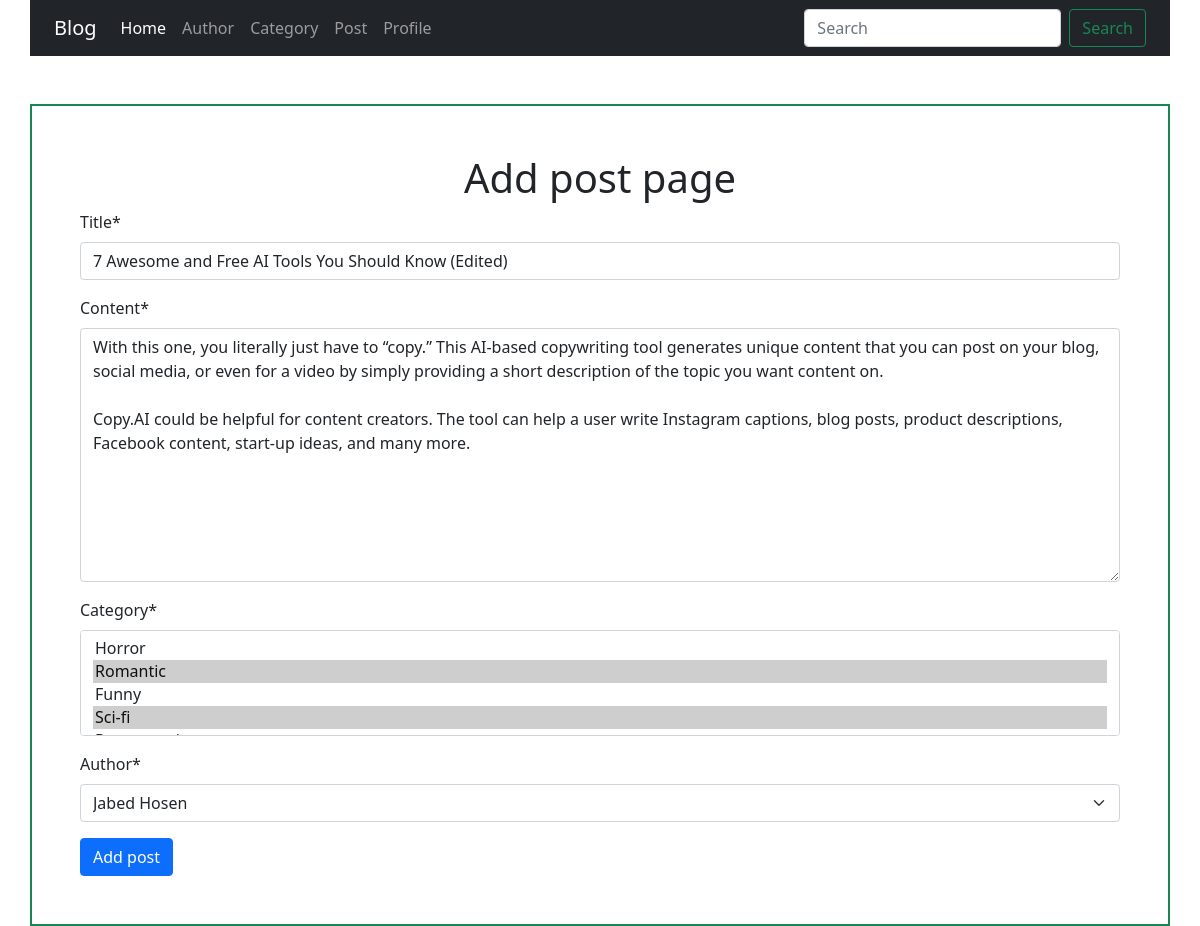
Screenshot of /post/edit/3 with the database file from the repository.
### posts/models.py (models this page shows, shortened)
class Post(models.Model):
    title = models.CharField(max_length=255)
    content = models.TextField()
    category = models.ManyToManyField(Category) # ekta post multiple category er moddhe thakte pare abar ekta category er moddhe multiple post thakte pare
    author = models.ForeignKey(Author, on_delete=models.CASCADE)

### posts/views.py (the view, shortened to what this page needs)
# urls.py: path('edit/<int:id>', views.edit_post, name='edit_post'),
def edit_post(request, id):
    post = models.Post.objects.get(pk=id)
    post_form = forms.PostForm(instance=post)
    return render(request, 'add_post.html', {'form' : post_form})

### posts/forms.py
class PostForm(forms.ModelForm):
    class Meta:
        model = Post
        fields = '__all__'

### author/models.py (called while the page is built)
    def __str__(self) -> str:
        return self.name

### categories/models.py (called while the page is built)
    def __str__(self) -> str:
        return self.name

### posts/templates/add_post.html (shortened to what this page needs)
{% extends 'base.html' %}
{% load crispy_forms_tags %}
{% block content %}
<form class="container border border-2 border-success p-5 mt-5" method="POST">
  <h1 class="text-center">Add post page</h1>
  {{form|crispy}}
  <button type="submit" class="btn btn-primary">Add post</button>
</form>
{% endblock %}

### rows the page displays
Post: title "7 Awesome and Free AI Tools You Should Know (Edited)", content "With this one, you literally just have to “copy.” This AI-based copywriting tool generates unique content that you can post on your blog, social media, or even for a video by simply providing a short description of the topic you want content on. Copy.AI could be helpful for content creators. The tool can help a user write Instagram captions, blog posts, product descriptions, Facebook content, start-up ideas, and many more.", author "Jabed Hosen"
